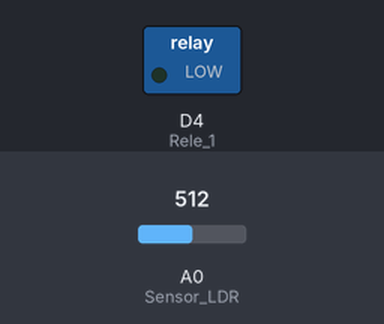
Recording of a sketch running on a simulated ESP8266 (NodeMCU). Shown: switched loads named in the sketch (green lamp = pin HIGH). Inputs (shaded band) come from the test bench; at power-on: A0 (Sensor_LDR) = 512.

Above: at 1.2 s.
1.3 s: A0 (Sensor_LDR) set to 485
At 2.1 s:
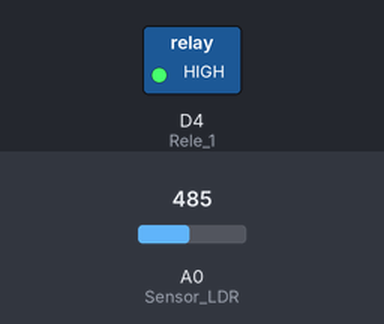
2.8 s: A0 (Sensor_LDR) set to 510
At 3.3 s:
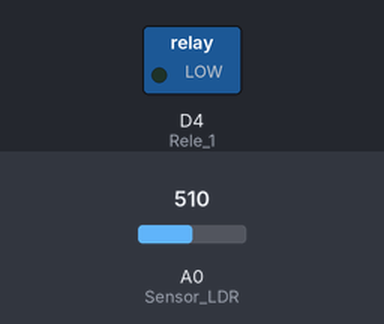
4.3 s: A0 (Sensor_LDR) set to 490
At 5.6 s:
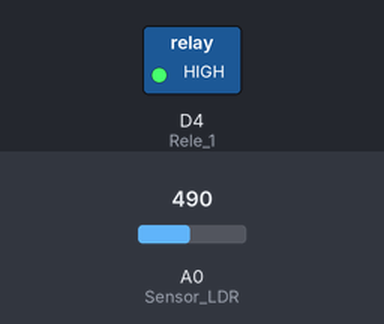
Timing chart, 0 to 7.3 s (numbered marks = the images above; inputs shaded):
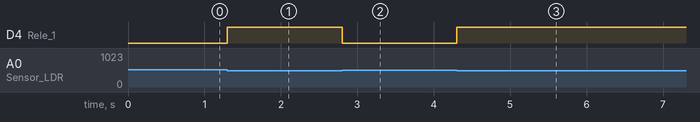

Measured:
- the behaviour switches between 501 and 500 on A0 (Sensor_LDR) (found by bisection; images 0 and 1)
- after the input at 1.3 s, D4 (Rele_1): LOW → HIGH at once
- after the input at 2.8 s, D4 (Rele_1): HIGH → LOW at once
- after the input at 4.3 s, D4 (Rele_1): LOW → HIGH at once

The sketch:

Iluminacion_automatica_Rele.ino
```cpp
#define Sensor_LDR A0
#define Rele_1 D4

int iUmbralIluminacion = 500;

void setup()  {
  pinMode(Rele_1, OUTPUT);     // Activamos la salida del rele
}


void loop() {
   int valorLDR = analogRead(Sensor_LDR);

   if( valorLDR <= iUmbralIluminacion) {  // Si el valor del sensor LDR es menor que el umbral se activa el rele
    digitalWrite(Rele_1,HIGH);
   } else {
    digitalWrite(Rele_1,LOW);
   }

}
```
